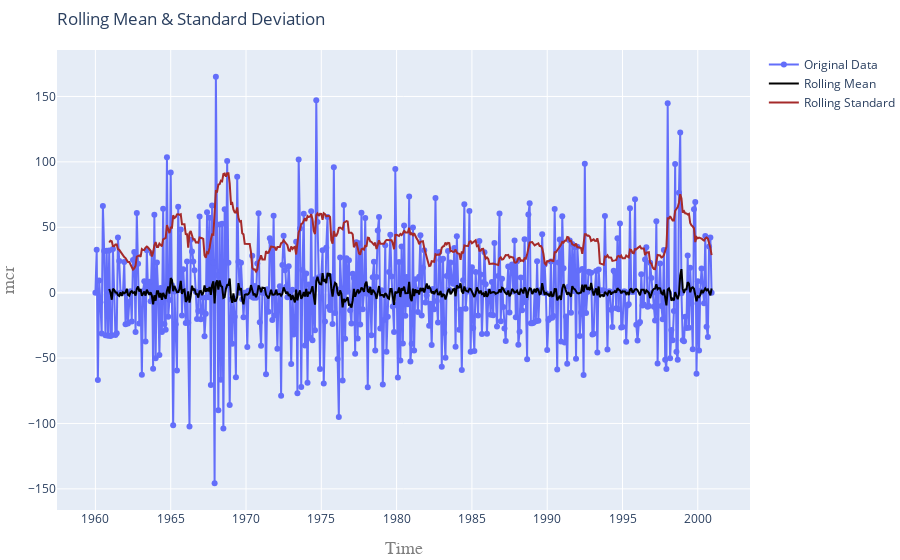

Write notebook code for a chart like this one.
### Code cell
TestStationaryPlot(df["mcr"])

### Figure 1 — Plotly figure (JSON) as saved in the notebook; plotly's stock layout.template omitted (floating-point values rounded to 4 significant figures; data arrays with more than 128 entries replaced by an {"elided": "..."} marker saying what was removed)
{"data": [{"mode": "lines+markers", "name": "Original Data", "type": "scatter", "x": {"elided": "492 str values"}, "y": {"elided": "492 float values"}}, {"line": {"color": "black", "width": 2}, "mode": "lines", "name": "Rolling Mean", "type": "scatter", "x": {"elided": "492 str values"}, "y": {"elided": "492 float values"}}, {"line": {"color": "brown", "width": 2}, "mode": "lines", "name": "Rolling Standard", "type": "scatter", "x": {"elided": "492 str values"}, "y": {"elided": "492 float values"}}], "layout": {"margin": {"b": 50, "l": 10, "r": 0, "t": 50}, "title": {"text": "Rolling Mean & Standard Deviation", "x": 0, "xref": "paper"}, "xaxis": {"title": {"font": {"color": "#7f7f7f", "family": "Courier New, monospace", "size": 18}, "text": "Time"}}, "yaxis": {"title": {"font": {"color": "#7f7f7f", "family": "Courier New, monospace", "size": 18}, "text": "mcr"}}}}
